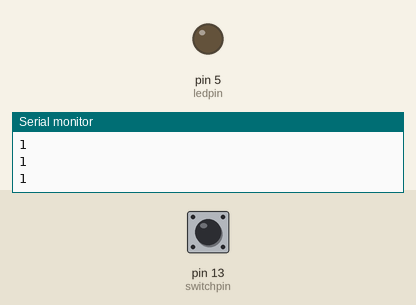
A sketch run on a simulated Arduino Uno, built with avr-gcc and run on an emulated ATmega328P. Shown: output pins drawn as LEDs (lit = HIGH), the last lines printed to the serial monitor. The test bench sets the inputs (shaded band); at power-on: pin 13 (switchpin) HIGH.

Above: at 1.6 s.
1.7 s: pin 13 (switchpin) pulled LOW for 0.5 s
At 2.4 s:
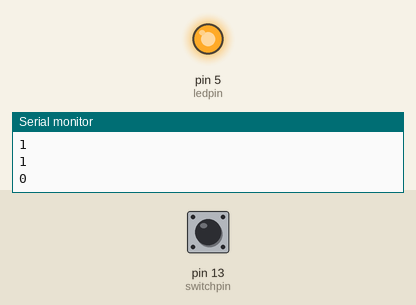
4.1 s: pin 13 (switchpin) pulled LOW for 3.2 s
At 8.3 s:
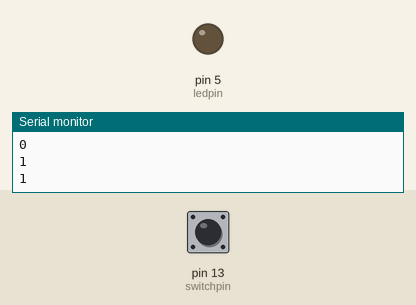
Timing chart, 0 to 9.8 s (numbered marks = the images above; inputs shaded):
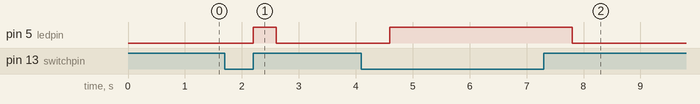

Measured:
- after the input at 1.7 s, pin 5 (ledpin): LOW → HIGH after 0.50 s, → LOW 0.40 s later
- after the input at 4.1 s, pin 5 (ledpin): LOW → HIGH after 0.50 s, → LOW 3.2 s later

The sketch:

pushbuttons.ino
```cpp
int ledpin=5;
int switchpin=13;
int readpin;
int dt=200;
void setup()
{


  pinMode(ledpin,OUTPUT);
  pinMode(switchpin,INPUT);
  Serial.begin(9600);


}

void loop()
{
readpin=digitalRead(switchpin);
Serial.println(readpin);
delay(dt);

  if(readpin==0){
    digitalWrite(ledpin,HIGH);
    delay(dt);
  }
  if(readpin==1){
    digitalWrite(ledpin,LOW);
    delay(dt);
  }


}
```
